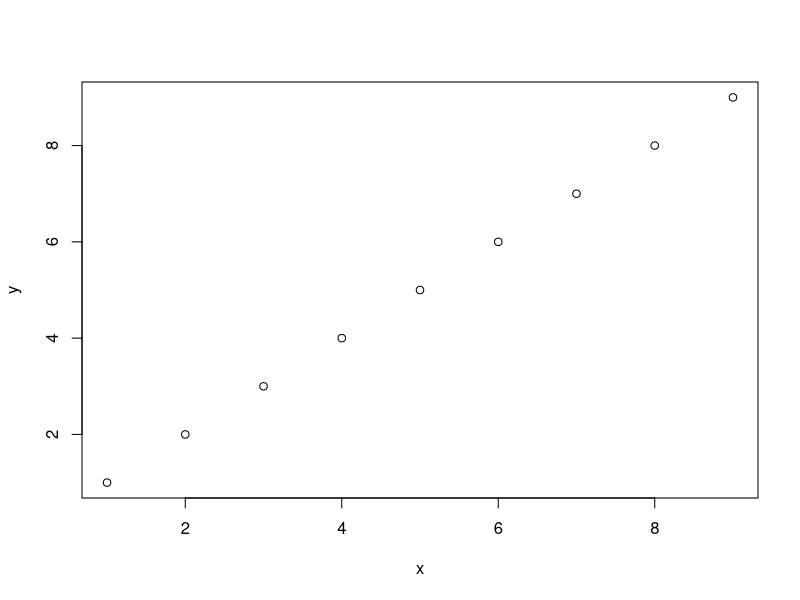
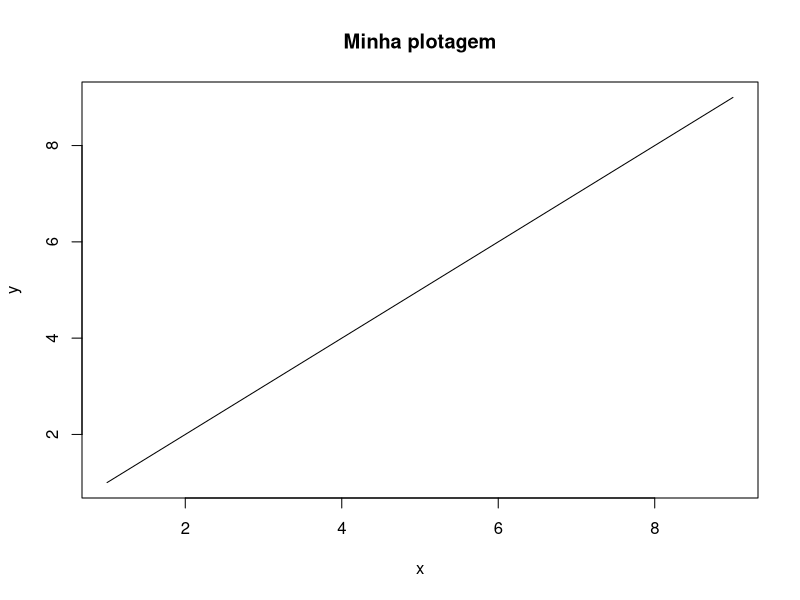
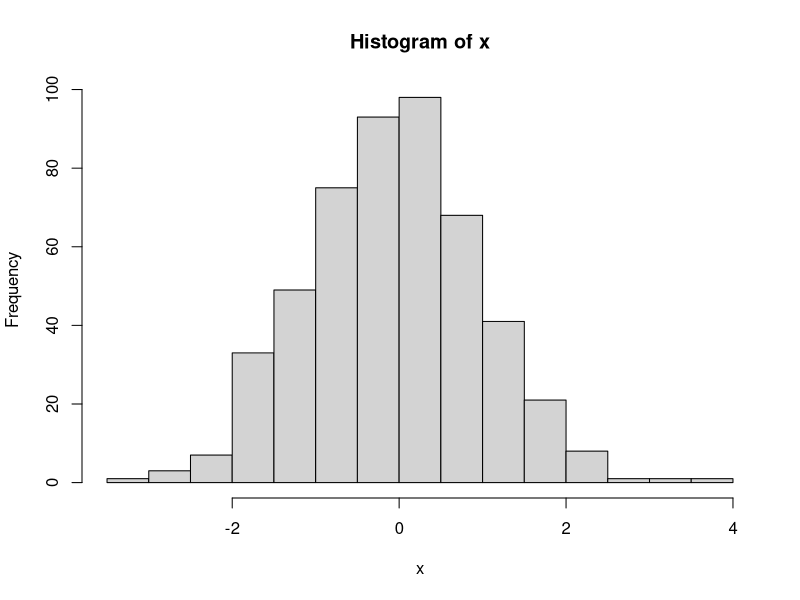

Source code (R) for these figures, in order:
x = c(1:9)
y = c(1:9)
plot(x, y)
plot(x, y, xlab='x', ylab='y', main='Minha plotagem', type='l')


x = rnorm(500, 0, 1)
mean(x)
median(x)
sd(x)
var(x)

hist(x)
